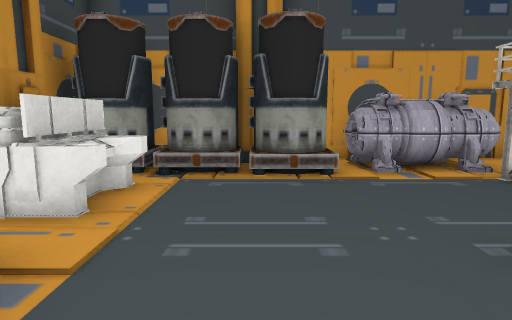
View 1 (above)

16 first-person views from a walk through a 3-D level made in the Unity game engine. The camera is 1.3 m above the floor, tilts 8° down and sees 75° across. The floor is counted in squares, 1 m on a side. Each view is taken from the middle of a square. On the plan, view 1 faces up. The plan holds only what a view shows up to about 14 squares ahead; the rest is blank. The player is left out. Door leaves are left out, so doorways stand open. Some surface patterns are stand-ins.

View 2
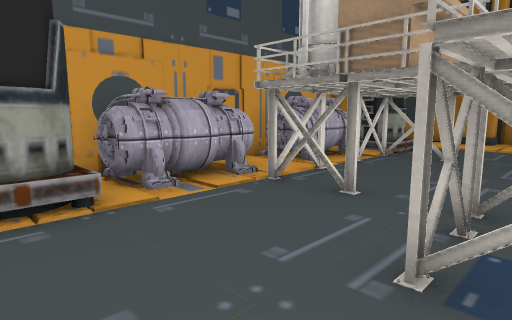

View 3
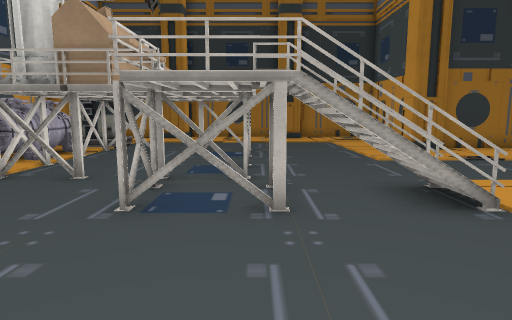

View 4
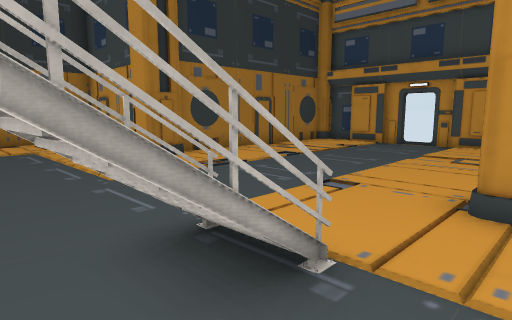

View 5
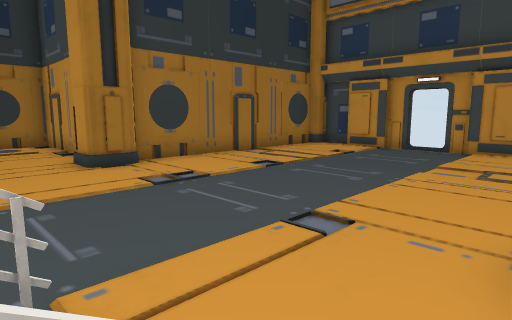

View 6
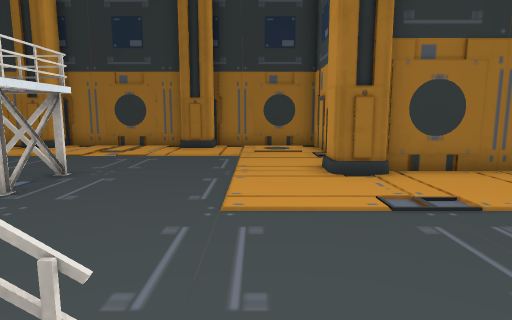

View 7
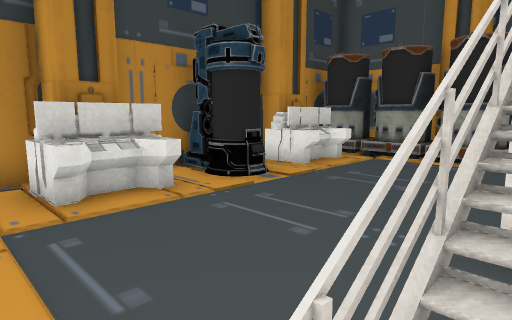

View 8
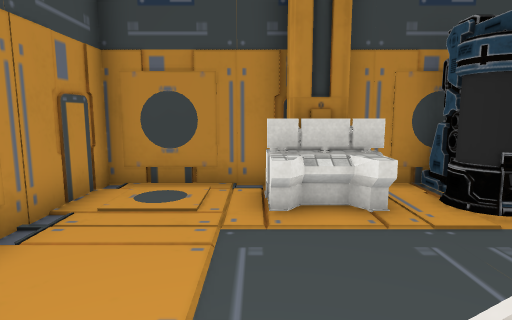

View 9
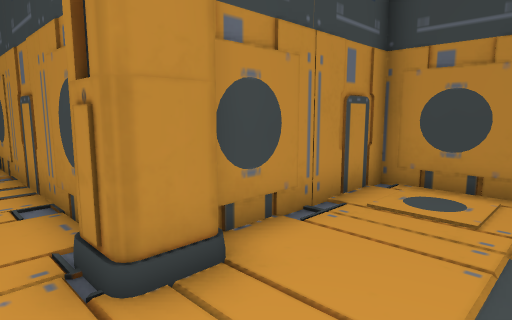

View 10
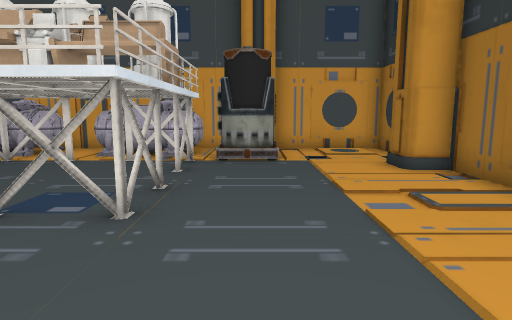

View 11
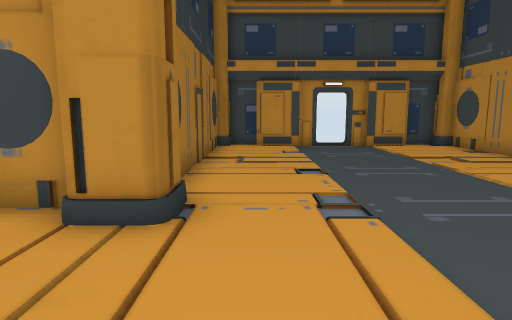

View 12
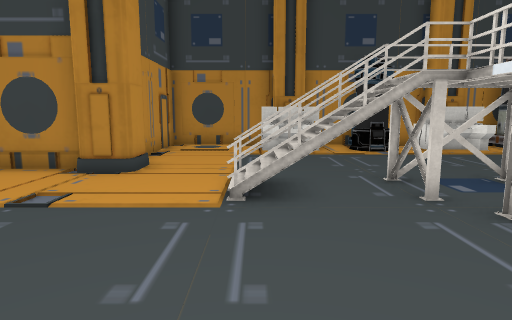

View 13
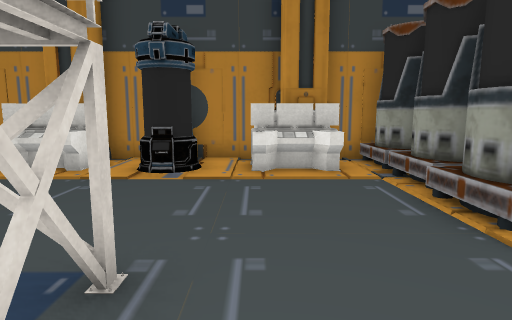

View 14
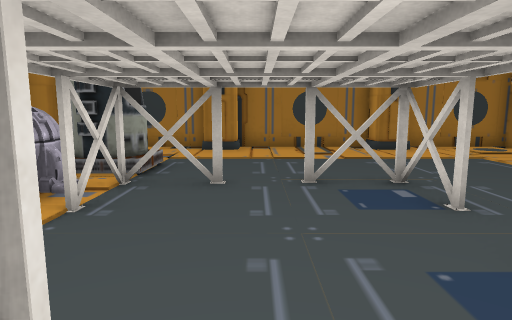

View 15
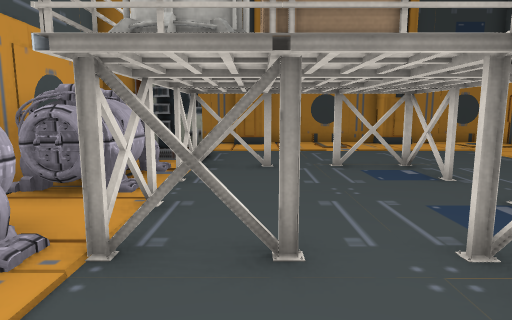

View 16
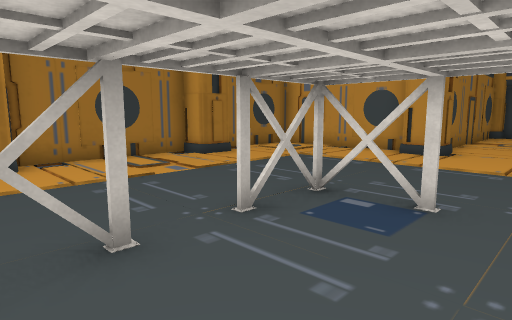

### Floor plan
Key: @ floor where view 1 was taken; # wall or solid block; x gap in a wall; . floor; / step, stairs or slope; D open door; = window, fence, low wall or low ledge; v drop or lower ground; C column; G generator; T terminal; H thing the floor can be seen under or through; O other object.
Columns run from 5 left of view 1 to 16 right of it. Each row starts with its distance up from view 1.
  9   ####################
  8  OOOOCOGGGGGGGGGOC...#
  7 #OOOOOO.GGG#GGGGOO...#
  6 # TT......O....H.....C
  5 #CTT......O....H.....C
  4 ##TT.................#
  3 ##O.....#xO....H.....#
  2 #OOO....x.O....H.....#
  1 ##O.....#=#...xH.....#
  0 # TT.@../x...........C
 -1 #CTT..../v...........C
 -2 ##TT..../=...........#
 -3 ##...................#
 -4  #...................#
 -5  ##### C.......C #####
 -6       # .......#
 -7       #........##
 -8       #........##
 -9       #........#
-10       #........#
-11       #........#
-12       #........#
-13       #........#
-14       C ###D####
-15       CC  # #

Where each view was taken, in squares from view 1:
view 1: 0 up, 0 right, facing up
view 2: 2 up, 0 right, facing up-right
view 3: 1 up, 2 left, facing right
view 4: 0 up, 1 right, facing down-right
view 5: 2 down, 2 right, facing down-right
view 6: 3 down, 3 right, facing right
view 7: 3 down, 3 right, facing up-left
view 8: 2 down, 3 right, facing left
view 9: 2 down, 3 right, facing down-left
view 10: 3 down, 12 right, facing up
view 11: 1 down, 9 right, facing down
view 12: 2 down, 9 right, facing left
view 13: 4 up, 5 right, facing left
view 14: 4 up, 4 right, facing right
view 15: 5 up, 2 right, facing right
view 16: 6 up, 7 right, facing down-right
